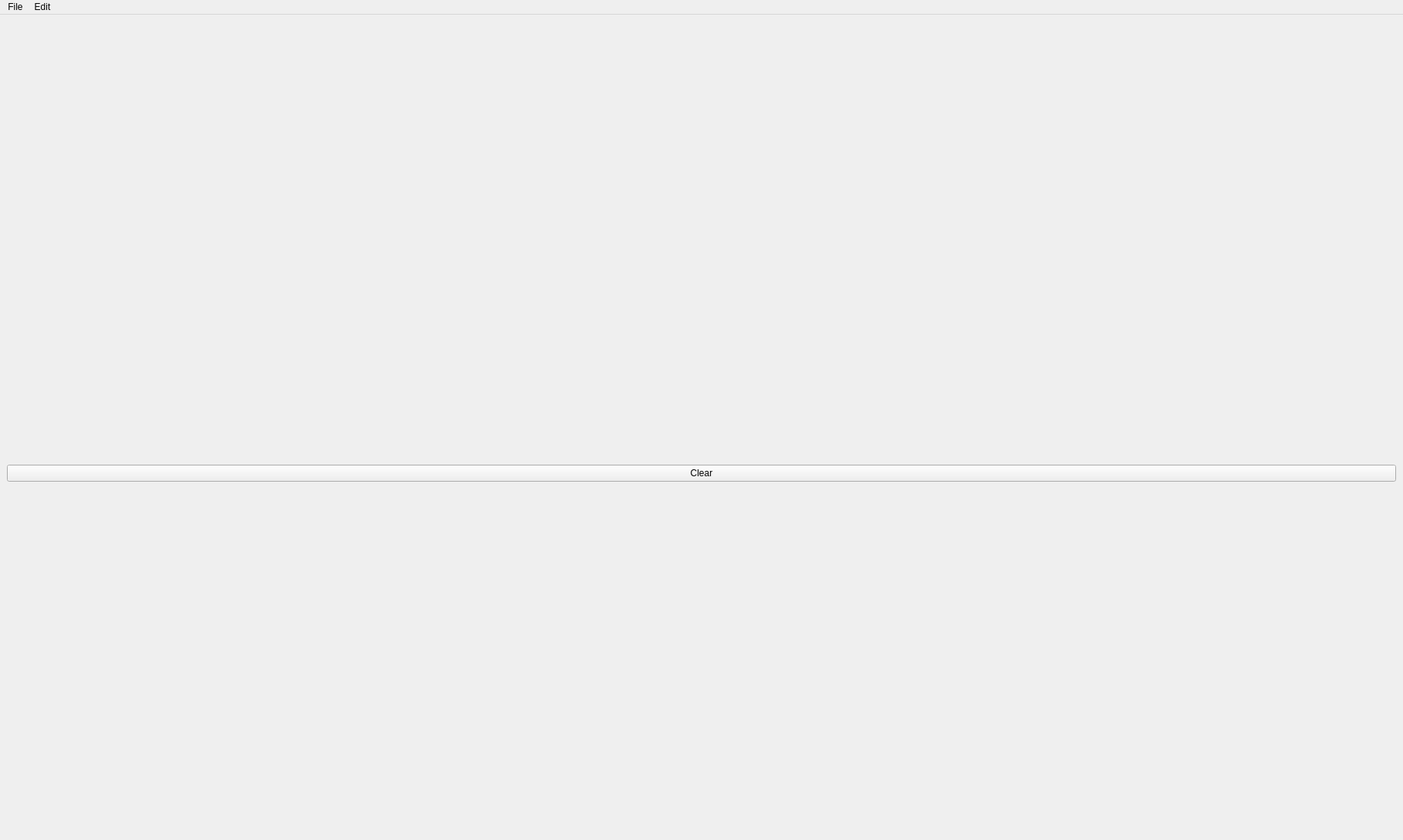
<?xml version="1.0" encoding="UTF-8"?>
<ui version="4.0">
 <class>MainWindow</class>
 <widget class="QMainWindow" name="MainWindow">
  <property name="geometry">
   <rect>
    <x>0</x>
    <y>0</y>
    <width>1820</width>
    <height>1090</height>
   </rect>
  </property>
  <property name="windowTitle">
   <string>MainWindow</string>
  </property>
  <property name="styleSheet">
   <string notr="true"/>
  </property>
  <widget class="QWidget" name="centralwidget">
   <layout class="QVBoxLayout" name="verticalLayout">
    <item>
     <spacer name="verticalSpacer">
      <property name="orientation">
       <enum>Qt::Vertical</enum>
      </property>
      <property name="sizeType">
       <enum>QSizePolicy::Preferred</enum>
      </property>
      <property name="sizeHint" stdset="0">
       <size>
        <width>20</width>
        <height>40</height>
       </size>
      </property>
     </spacer>
    </item>
    <item>
     <layout class="QHBoxLayout" name="horizontalLayout_Menu"/>
    </item>
    <item>
     <spacer name="verticalSpacer_3">
      <property name="orientation">
       <enum>Qt::Vertical</enum>
      </property>
      <property name="sizeType">
       <enum>QSizePolicy::Preferred</enum>
      </property>
      <property name="sizeHint" stdset="0">
       <size>
        <width>20</width>
        <height>40</height>
       </size>
      </property>
     </spacer>
    </item>
    <item>
     <layout class="QHBoxLayout" name="horizontalLayout_2">
      <property name="spacing">
       <number>0</number>
      </property>
      <property name="sizeConstraint">
       <enum>QLayout::SetFixedSize</enum>
      </property>
     </layout>
    </item>
    <item>
     <spacer name="verticalSpacer_2">
      <property name="orientation">
       <enum>Qt::Vertical</enum>
      </property>
      <property name="sizeType">
       <enum>QSizePolicy::Preferred</enum>
      </property>
      <property name="sizeHint" stdset="0">
       <size>
        <width>20</width>
        <height>40</height>
       </size>
      </property>
     </spacer>
    </item>
    <item>
     <widget class="QPushButton" name="ClearButton">
      <property name="text">
       <string>Clear</string>
      </property>
     </widget>
    </item>
   </layout>
  </widget>
  <widget class="QMenuBar" name="menuBar">
   <property name="geometry">
    <rect>
     <x>0</x>
     <y>0</y>
     <width>1820</width>
     <height>21</height>
    </rect>
   </property>
   <widget class="QMenu" name="menuFile">
    <property name="title">
     <string>File</string>
    </property>
    <addaction name="actionNew_File"/>
    <addaction name="actionOpen_file"/>
    <addaction name="separator"/>
   </widget>
   <widget class="QMenu" name="menuEdit">
    <property name="title">
     <string>Edit</string>
    </property>
   </widget>
   <addaction name="menuFile"/>
   <addaction name="menuEdit"/>
  </widget>
  <action name="actionOpen_file">
   <property name="text">
    <string>Open File</string>
   </property>
  </action>
  <action name="actionNew_File">
   <property name="text">
    <string>New File</string>
   </property>
  </action>
 </widget>
 <resources/>
 <connections/>
</ui>
